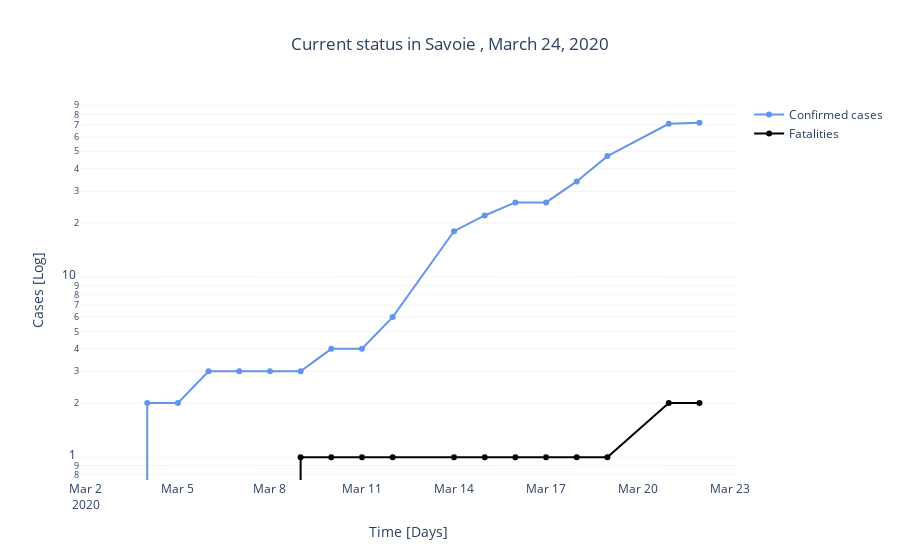

Source (notebook cell):
### Code cell
dplot.disp_cumulative(df_dep,dep_std)

### Figure 1 — Plotly figure (JSON) as saved in the notebook; plotly's stock layout.template omitted (floating-point values rounded to 4 significant figures)
{"data": [{"marker": {"color": "CornflowerBlue"}, "mode": "lines+markers", "name": "Confirmed cases", "type": "scatter", "x": ["2020-03-03T00:00:00", "2020-03-04T00:00:00", "2020-03-05T00:00:00", "2020-03-06T00:00:00", "2020-03-07T00:00:00", "2020-03-08T00:00:00", "2020-03-09T00:00:00", "2020-03-10T00:00:00", "2020-03-11T00:00:00", "2020-03-12T00:00:00", "2020-03-14T00:00:00", "2020-03-15T00:00:00", "2020-03-16T00:00:00", "2020-03-17T00:00:00", "2020-03-18T00:00:00", "2020-03-19T00:00:00", "2020-03-21T00:00:00", "2020-03-22T00:00:00"], "y": [0, 2, 2, 3, 3, 3, 3, 4, 4, 6, 18, 22, 26, 26, 34, 47, 71, 72]}, {"marker": {"color": "black"}, "mode": "lines+markers", "name": "Fatalities", "type": "scatter", "x": ["2020-03-03T00:00:00", "2020-03-04T00:00:00", "2020-03-05T00:00:00", "2020-03-06T00:00:00", "2020-03-07T00:00:00", "2020-03-08T00:00:00", "2020-03-09T00:00:00", "2020-03-10T00:00:00", "2020-03-11T00:00:00", "2020-03-12T00:00:00", "2020-03-14T00:00:00", "2020-03-15T00:00:00", "2020-03-16T00:00:00", "2020-03-17T00:00:00", "2020-03-18T00:00:00", "2020-03-19T00:00:00", "2020-03-21T00:00:00", "2020-03-22T00:00:00"], "y": [0, 0, 0, 0, 0, 0, 1, 1, 1, 1, 1, 1, 1, 1, 1, 1, 2, 2]}], "layout": {"autosize": true, "plot_bgcolor": "white", "title": {"text": "Current status in Savoie , March 24, 2020", "x": 0.5}, "xaxis": {"autorange": true, "range": ["2020-03-01 20:57:59.1946", "2020-03-23 03:02:00.8054"], "title": {"text": "Time [Days]"}, "type": "date"}, "yaxis": {"autorange": true, "gridcolor": "gainsboro", "gridwidth": 0.3, "range": [-0.136, 1.993], "showgrid": true, "title": {"text": "Cases [Log]"}, "type": "log"}}}
